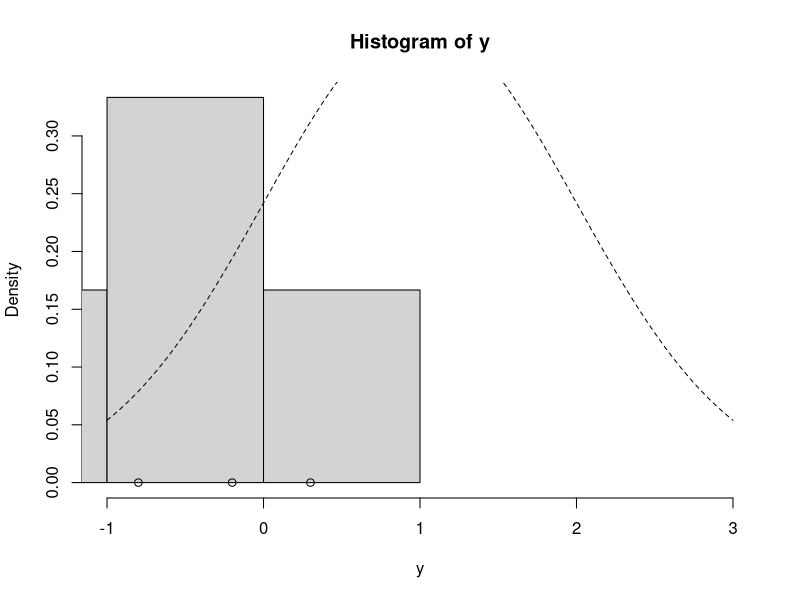
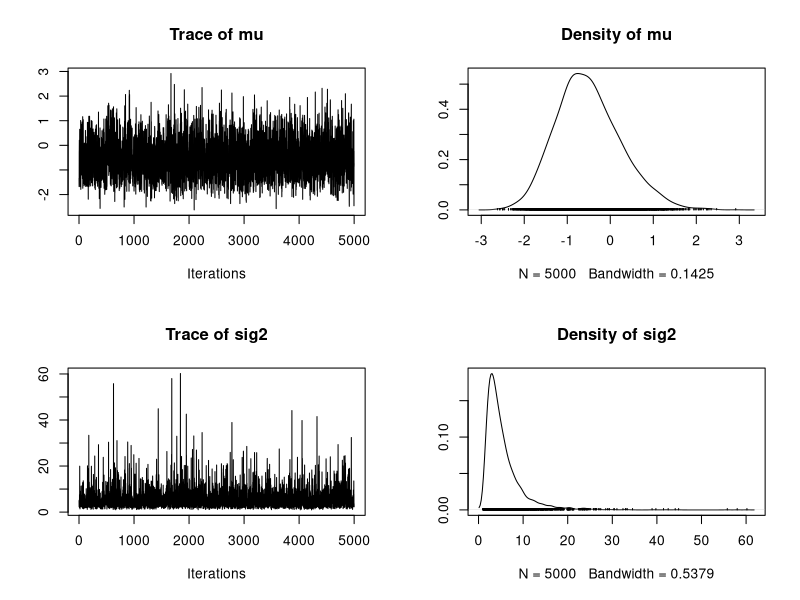

R code for these plots, in order:
# Sampler code
update_mu = function(n, ybar, sig2, mu_0, sig2_0) {
  sig2_1 = 1.0 / (n / sig2 + 1.0 / sig2_0)
  mu_1 = sig2_1 * (n * ybar / sig2 + mu_0 / sig2_0)
  rnorm(n=1, mean=mu_1, sd=sqrt(sig2_1))
}

update_sig2 = function(n, y, mu, nu_0, beta_0) {
  nu_1 = nu_0 + n / 2.0
  sumsq = sum( (y - mu)^2 ) # vectorized
  beta_1 = beta_0 + sumsq / 2.0
  out_gamma = rgamma(n=1, shape=nu_1, rate=beta_1) # rate for gamma is shape for inv-gamma
  1.0 / out_gamma # reciprocal of a gamma random variable is distributed inv-gamma
}

gibbs = function(y, n_iter, init, prior) {
  ybar = mean(y)
  n = length(y)
  
  ## initialize
  mu_out = numeric(n_iter)
  sig2_out = numeric(n_iter)
  
  mu_now = init$mu
  
  ## Gibbs sampler
  for (i in 1:n_iter) {
    sig2_now = update_sig2(n=n, y=y, mu=mu_now, nu_0=prior$nu_0, beta_0=prior$beta_0)
    mu_now = update_mu(n=n, ybar=ybar, sig2=sig2_now, mu_0=prior$mu_0, sig2_0=prior$sig2_0)
    
    sig2_out[i] = sig2_now
    mu_out[i] = mu_now
  }
  
  cbind(mu=mu_out, sig2=sig2_out)
}

# This example
#y = c(1.2, 1.4, -0.5, 0.3, 0.9, 2.3, 1.0, 0.1, 1.3, 1.9)

y = c(-0.2, -1.5, -5.3, 0.3, -0.8, -2.2)
ybar = mean(y)
n = length(y)

## prior
prior = list()
prior$mu_0 = 1.0
prior$sig2_0 = 1.0
prior$n_0 = 2.0 # prior effective sample size for sig2
prior$s2_0 = 1.0 # prior point estimate for sig2
prior$nu_0 = prior$n_0 / 2.0 # prior parameter for inverse-gamma
prior$beta_0 = prior$n_0 * prior$s2_0 / 2.0 # prior parameter for inverse-gamma

hist(y, freq=FALSE, xlim=c(-1.0, 3.0)) # histogram of the data
curve(dnorm(x=x, mean=prior$mu_0, sd=sqrt(prior$sig2_0)), lty=2, add=TRUE) # prior for mu
points(y, rep(0,n), pch=1) # individual data points
points(ybar, 0, pch=19) # sample mean

set.seed(53)

init = list()
init$mu = 0.0

post = gibbs(y=y, n_iter=5e3, init=init, prior=prior)

# Analysis of the results
library("coda")
plot(as.mcmc(post))
summary(as.mcmc(post))
